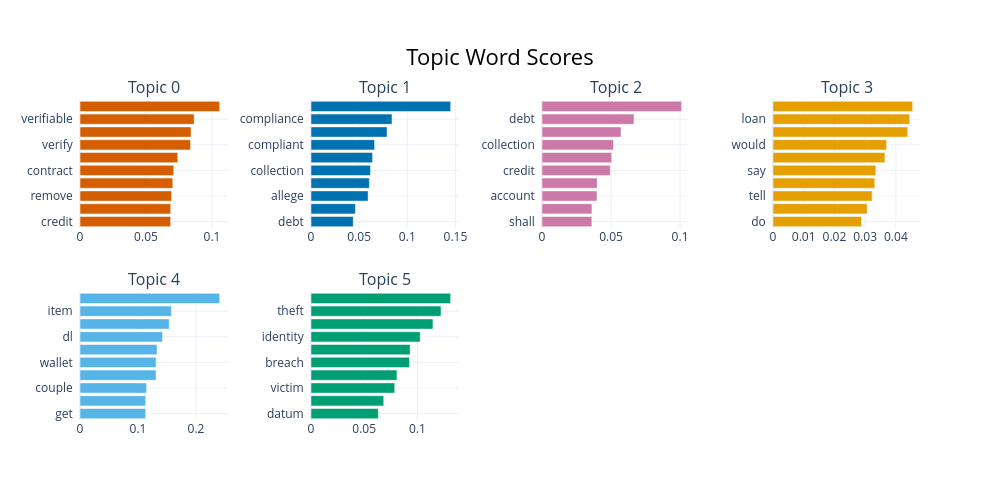

The notebook cell this image was saved under:
### Markdown cell above
### Visualize Topic Distributions

### Code cell
# Generate the bar chart for all topics
fig = topic_model.visualize_barchart(top_n_topics=None, n_words=10)

# Show the plot
fig.show()

### Figure 1 — Plotly figure (JSON) as saved in the notebook; plotly's stock layout.template omitted (floating-point values rounded to 4 significant figures)
{"data": [{"marker": {"color": "#D55E00"}, "orientation": "h", "type": "bar", "x": [0.06867, 0.0687, 0.0694, 0.07032, 0.07103, 0.07408, 0.08369, 0.08412, 0.08648, 0.1058], "xaxis": "x", "y": ["credit  ", "original  ", "remove  ", "must  ", "contract  ", "proof  ", "verify  ", "report  ", "verifiable  ", "account  "], "yaxis": "y"}, {"marker": {"color": "#0072B2"}, "orientation": "h", "type": "bar", "x": [0.04388, 0.04611, 0.05931, 0.06062, 0.0618, 0.06393, 0.06604, 0.07901, 0.08415, 0.145], "xaxis": "x2", "y": ["debt  ", "full  ", "allege  ", "report  ", "collection  ", "requisite  ", "compliant  ", "plaintiff  ", "compliance  ", "claim  "], "yaxis": "y2"}, {"marker": {"color": "#CC79A7"}, "orientation": "h", "type": "bar", "x": [0.03612, 0.03617, 0.0398, 0.03997, 0.04944, 0.05048, 0.05176, 0.05723, 0.06662, 0.1011], "xaxis": "x3", "y": ["shall  ", "proof  ", "account  ", "violation  ", "credit  ", "person  ", "collection  ", "information  ", "debt  ", "report  "], "yaxis": "y3"}, {"marker": {"color": "#E69F00"}, "orientation": "h", "type": "bar", "x": [0.02886, 0.03066, 0.03227, 0.03315, 0.03349, 0.03644, 0.03699, 0.04389, 0.04452, 0.04547], "xaxis": "x4", "y": ["do  ", "time  ", "tell  ", "ask  ", "say  ", "call  ", "would  ", "lender  ", "loan  ", "payment  "], "yaxis": "y4"}, {"marker": {"color": "#56B4E9"}, "orientation": "h", "type": "bar", "x": [0.1133, 0.1133, 0.1149, 0.1312, 0.1312, 0.1329, 0.1423, 0.1539, 0.1576, 0.2408], "xaxis": "x5", "y": ["get  ", "shock  ", "couple  ", "everyday  ", "wallet  ", "inside  ", "dl  ", "continue  ", "item  ", "suspicious  "], "yaxis": "y5"}, {"marker": {"color": "#009E73"}, "orientation": "h", "type": "bar", "x": [0.0633, 0.0684, 0.07874, 0.08081, 0.09263, 0.09321, 0.1027, 0.1147, 0.1222, 0.1313], "xaxis": "x6", "y": ["datum  ", "account  ", "victim  ", "credit  ", "breach  ", "information  ", "identity  ", "report  ", "theft  ", "number  "], "yaxis": "y6"}], "layout": {"annotations": [{"font": {"size": 16}, "showarrow": false, "text": "Topic 0", "x": 0.0875, "xanchor": "center", "xref": "paper", "y": 1, "yanchor": "bottom", "yref": "paper"}, {"font": {"size": 16}, "showarrow": false, "text": "Topic 1", "x": 0.3625, "xanchor": "center", "xref": "paper", "y": 1, "yanchor": "bottom", "yref": "paper"}, {"font": {"size": 16}, "showarrow": false, "text": "Topic 2", "x": 0.6375, "xanchor": "center", "xref": "paper", "y": 1, "yanchor": "bottom", "yref": "paper"}, {"font": {"size": 16}, "showarrow": false, "text": "Topic 3", "x": 0.9125, "xanchor": "center", "xref": "paper", "y": 1, "yanchor": "bottom", "yref": "paper"}, {"font": {"size": 16}, "showarrow": false, "text": "Topic 4", "x": 0.0875, "xanchor": "center", "xref": "paper", "y": 0.4, "yanchor": "bottom", "yref": "paper"}, {"font": {"size": 16}, "showarrow": false, "text": "Topic 5", "x": 0.3625, "xanchor": "center", "xref": "paper", "y": 0.4, "yanchor": "bottom", "yref": "paper"}], "height": 500, "hoverlabel": {"bgcolor": "white", "font": {"family": "Rockwell", "size": 16}}, "showlegend": false, "title": {"font": {"color": "Black", "size": 22}, "text": "Topic Word Scores", "x": 0.5, "xanchor": "center", "yanchor": "top"}, "width": 1000, "xaxis": {"anchor": "y", "autorange": true, "domain": [0, 0.175], "range": [0, 0.1114], "showgrid": true, "type": "linear"}, "xaxis2": {"anchor": "y2", "autorange": true, "domain": [0.275, 0.45], "range": [0, 0.1526], "showgrid": true, "type": "linear"}, "xaxis3": {"anchor": "y3", "autorange": true, "domain": [0.55, 0.725], "range": [0, 0.1065], "showgrid": true, "type": "linear"}, "xaxis4": {"anchor": "y4", "autorange": true, "domain": [0.825, 1], "range": [0, 0.04786], "showgrid": true, "type": "linear"}, "xaxis5": {"anchor": "y5", "autorange": true, "domain": [0, 0.175], "range": [0, 0.2535], "showgrid": true, "type": "linear"}, "xaxis6": {"anchor": "y6", "autorange": true, "domain": [0.275, 0.45], "range": [0, 0.1382], "showgrid": true, "type": "linear"}, "xaxis7": {"anchor": "y7", "domain": [0.55, 0.725], "showgrid": true}, "xaxis8": {"anchor": "y8", "domain": [0.825, 1], "showgrid": true}, "yaxis": {"anchor": "x", "autorange": true, "domain": [0.6, 1], "range": [-0.5, 9.5], "showgrid": true, "type": "category"}, "yaxis2": {"anchor": "x2", "autorange": true, "domain": [0.6, 1], "range": [-0.5, 9.5], "showgrid": true, "type": "category"}, "yaxis3": {"anchor": "x3", "autorange": true, "domain": [0.6, 1], "range": [-0.5, 9.5], "showgrid": true, "type": "category"}, "yaxis4": {"anchor": "x4", "autorange": true, "domain": [0.6, 1], "range": [-0.5, 9.5], "showgrid": true, "type": "category"}, "yaxis5": {"anchor": "x5", "autorange": true, "domain": [0, 0.4], "range": [-0.5, 9.5], "showgrid": true, "type": "category"}, "yaxis6": {"anchor": "x6", "autorange": true, "domain": [0, 0.4], "range": [-0.5, 9.5], "showgrid": true, "type": "category"}, "yaxis7": {"anchor": "x7", "domain": [0, 0.4], "showgrid": true}, "yaxis8": {"anchor": "x8", "domain": [0, 0.4], "showgrid": true}}}
